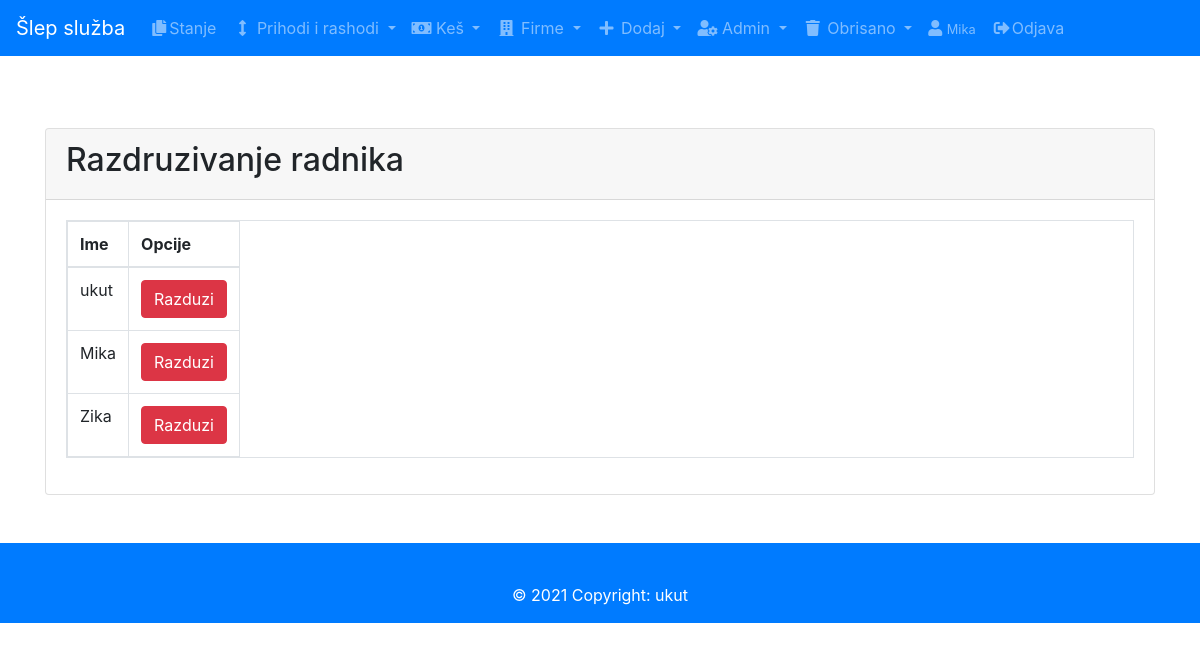
Page /razduzi.php (signed in) on the committed database.
### tables this page shows
CREATE TABLE `users` (
  `id` int(10) UNSIGNED NOT NULL,
  `name` varchar(50) NOT NULL,
  `email` varchar(50) NOT NULL,
  `password` varchar(45) NOT NULL,
  `token` varchar(11) DEFAULT NULL,
  `expire` datetime DEFAULT NULL,
  `role` int(1) DEFAULT NULL
);

### razduzi.php (the view, shortened to what this page needs)
<?php
include('db.php');
$sql = 'SELECT id, name FROM users';
$stmt=$connection->prepare($sql);
$stmt->execute();
$data=$stmt->fetchAll(PDO::FETCH_ASSOC);
require 'header.php';
?>
<div class="container">
  <div class="card mt-5">
    <div class="card-header">
      <h2>Razdruzivanje radnika</h2>
    </div>
  <div>
  <div class="card-body">
  <table class="table table-bordered table-responsive"><thead>
    <tr>
          <th>Ime </th>
          <th>Opcije</th>
      </tr>
    </thead>
    <?php foreach($data as $list){?>
    <tr>
      <td><?php echo $list['name']?></td>
     <td>
      <a href="razduzenje.php?id=<?= $list['id'];?>" class="btn btn-danger">Razduzi</a>
     </td>
    </tr>
    <?php } ?>
  </table>
  </div>
</div></div></div>
<?php require 'footer.php'; ?>

### rows in the picture
users: name "ukut"
users: name "Mika"
users: name "Zika"

### other values in the picture
$_SESSION['name'] "Mika"
